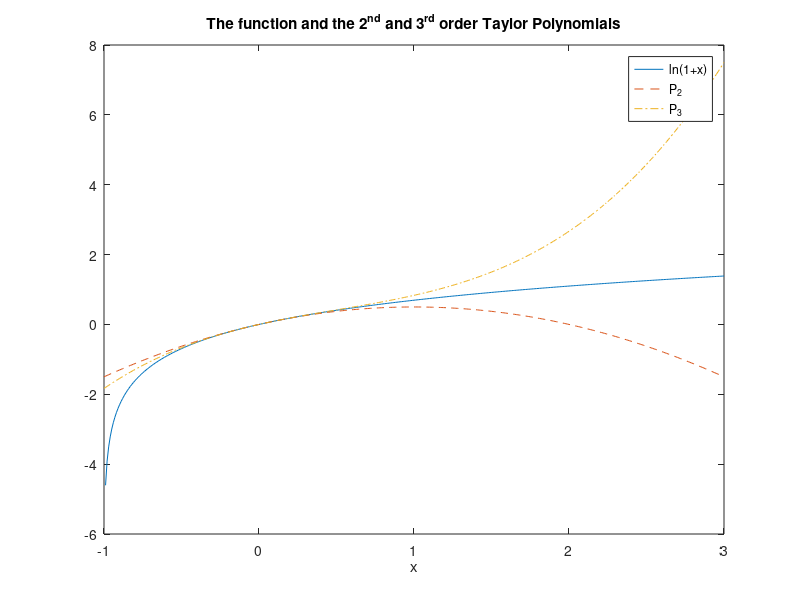
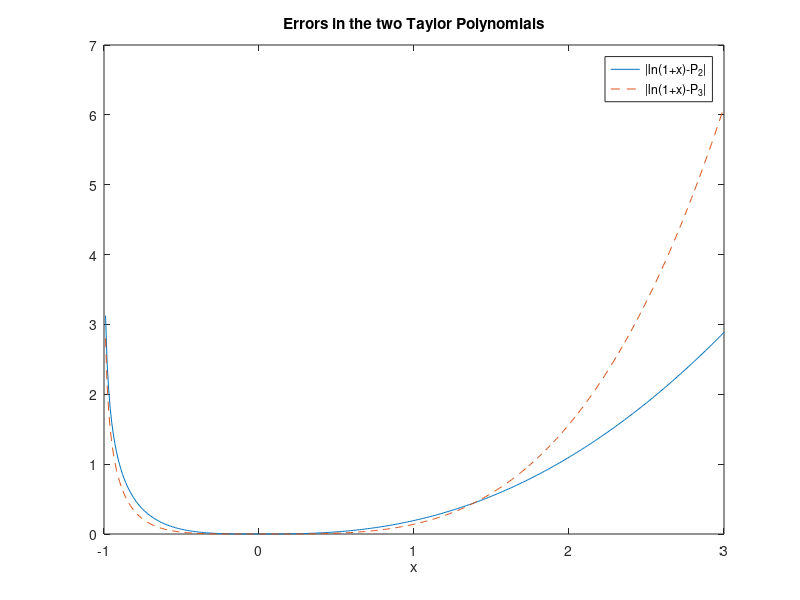

These figures' MATLAB source, in order:
figure(1);clf; %open figure one and clear any plots
x=[-1:.01:3];
y=log(1+x);  %the function
P2=x-x.^2 /2;   
P3=x-x.^2 /2  +x.^3 /3 ;   
% annotating the graph is always important
figure(1);clf; %open and clear the 1st figure
plot(x,y,x,P2,'--',x,P3,'-.')
legend('ln(1+x)','P_2','P_3')
xlabel('x')
title('The function and the 2^{nd} and 3^{rd} order Taylor Polynomials')
figure(2);clf; %open and clear the 2nd figure
plot(x,abs(y-P2),x,abs(y-P3),'--') % abs is the absolute value
legend('|ln(1+x)-P_2|','|ln(1+x)-P_3|')
xlabel('x')
title('Errors in the two Taylor Polynomials')
% Program output: